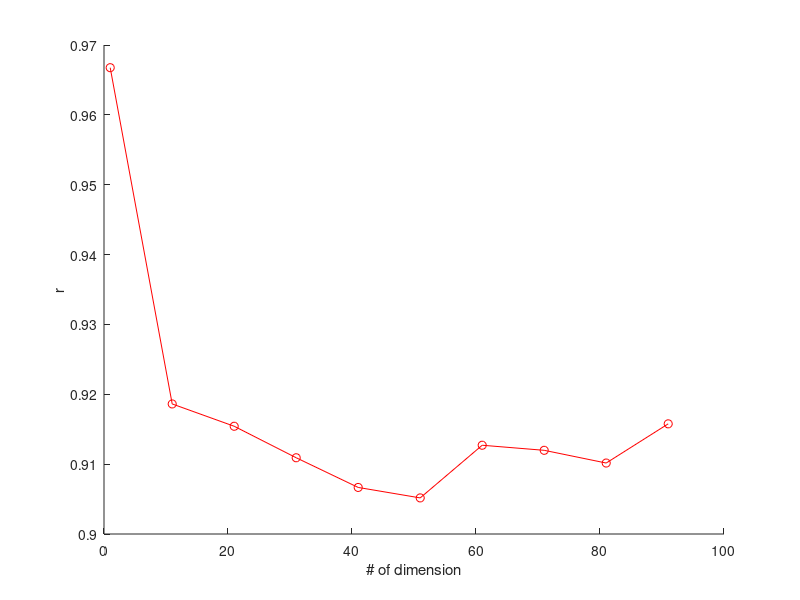
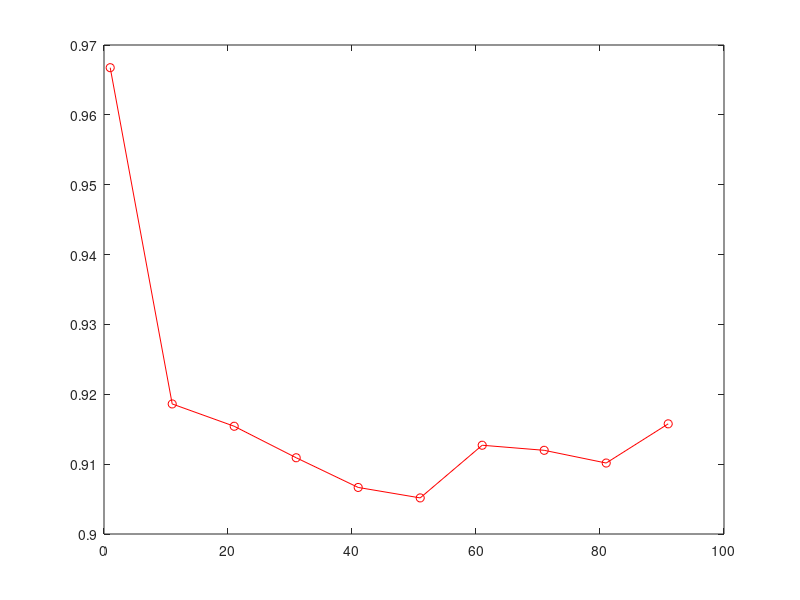
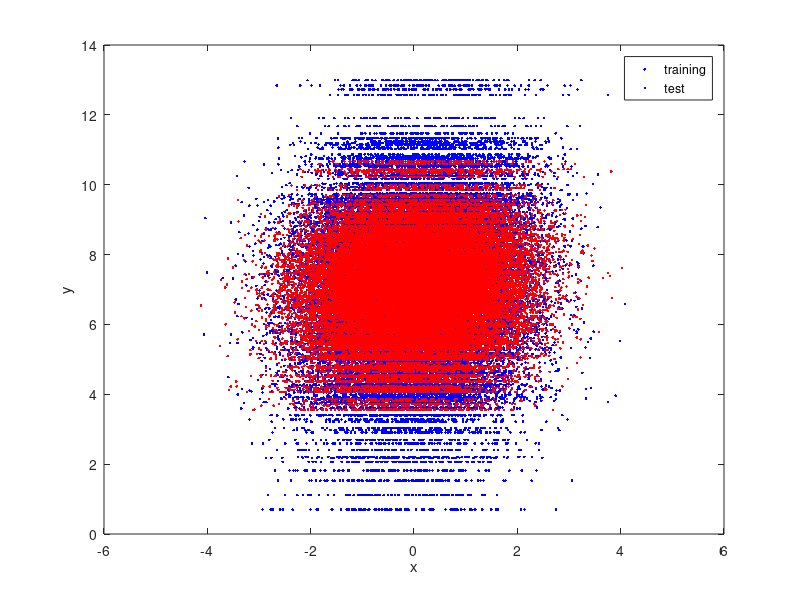
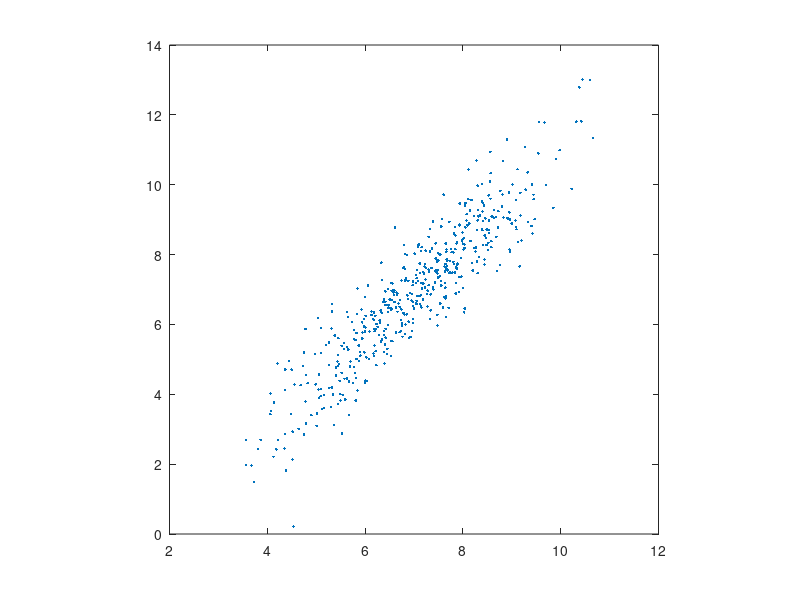

MATLAB code to generate these figures, in order:
N = 1000;
M = 1;
t = randn(N,1);

clear r
m = 1:10:100;
for M = m
x = [t];
for ii=1:M-1
    x = [x  t+ii*randn(N,1)/2];
end

x = normalize(x);

% t1 = randn(N,1);
% t2 = randn(N,1);
% x = [t1 t2];
% y = 3*t1 - 5*t2;
y = 2*t + randn(N,1)/2 + 7;

% corrcoef([x y]);
% 
% b= glmfit(x,y);
for ii = 1
    for jj=1
        tic;model = svmtrain(y(1:N/2),x(1:N/2,:),['-s 4 -t 2 -n ' num2str(ii/2) ' -c ' num2str(1)]);toc
        tic;zz=svmpredict(y(N/2+1:end),x(N/2+1:end,:),model);toc
        tmp = corrcoef(zz, y(N/2+1:end));
        r(1+(M-1)/10) = tmp(2);
    end
end

end

w = model.SVs' * model.sv_coef
b = -model.rho

hold on;plot(m, r, 'ro-');xlabel('# of dimension'); ylabel('r')
figure('color','w');plot(m, r, 'ro-');

figure('color','w');plot(x(1:N/2,:), y(1:N/2), 'b.');
hold on;plot(x(N/2+1:end,:), zz, 'r.');
xlabel('x')
ylabel('y')
legend({'training','test'})

figure('color','w'); plot(zz, y(N/2+1:end), '.'); axis equal;axis square;
figure('color','w'); plot(zz - y(N/2+1:end), '.')